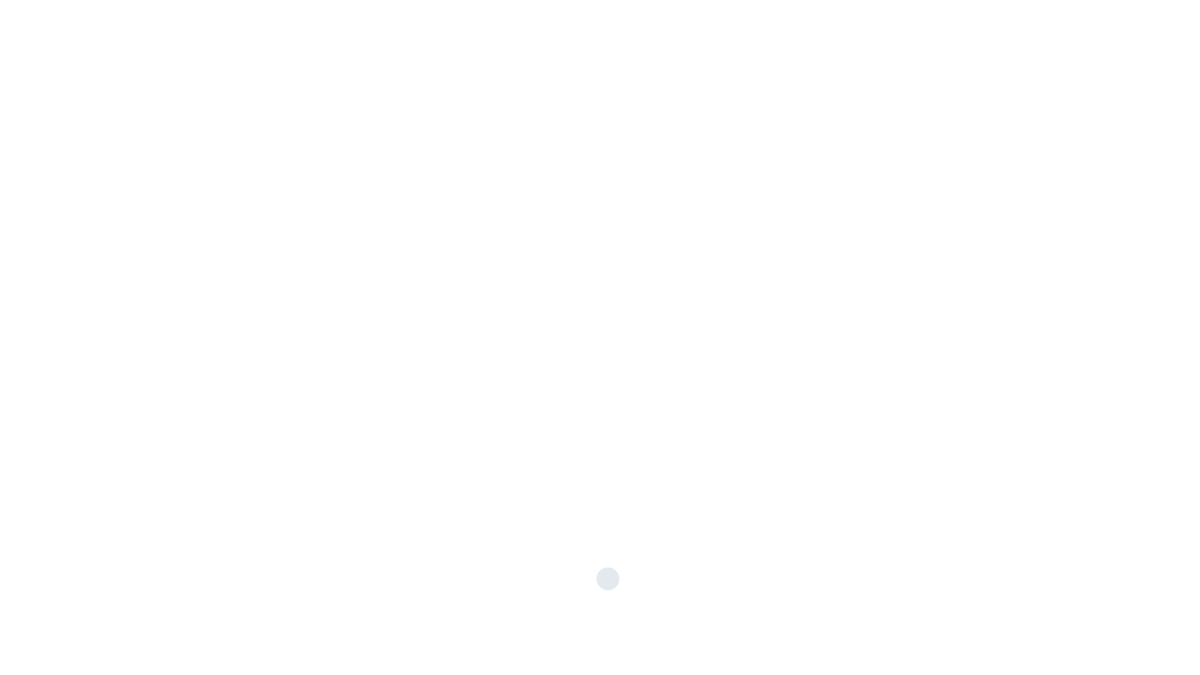
Frame 1 (no input)
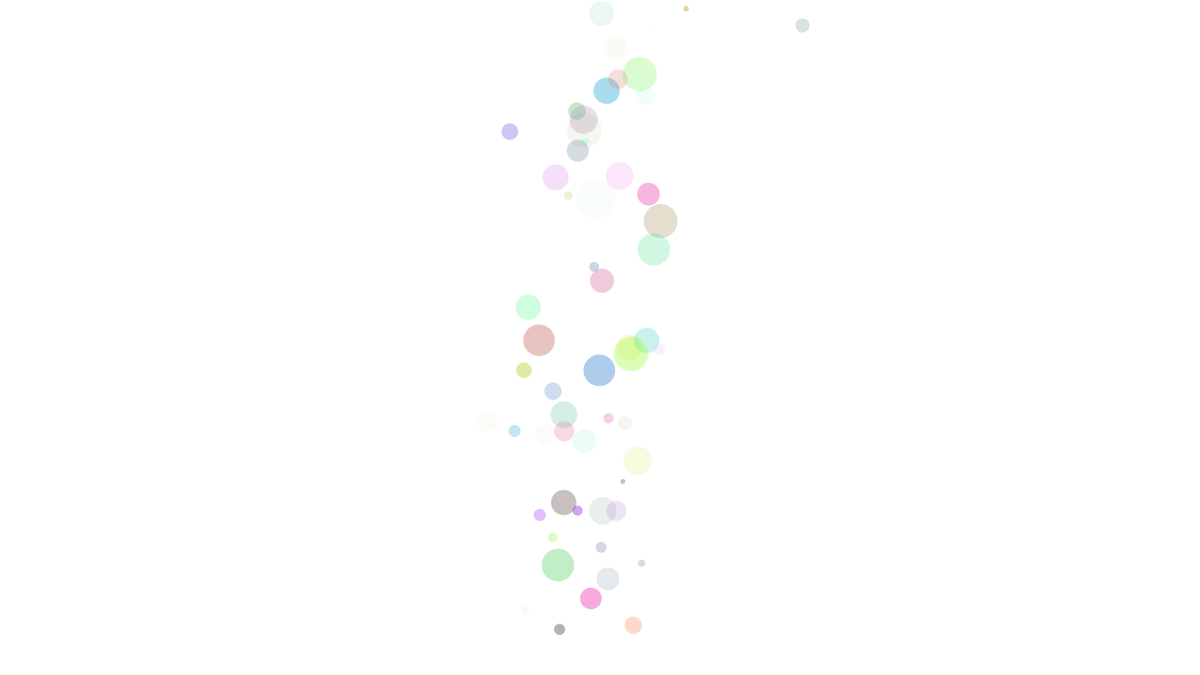
Frame 60 (the mouse pressed at the canvas centre just before this capture)
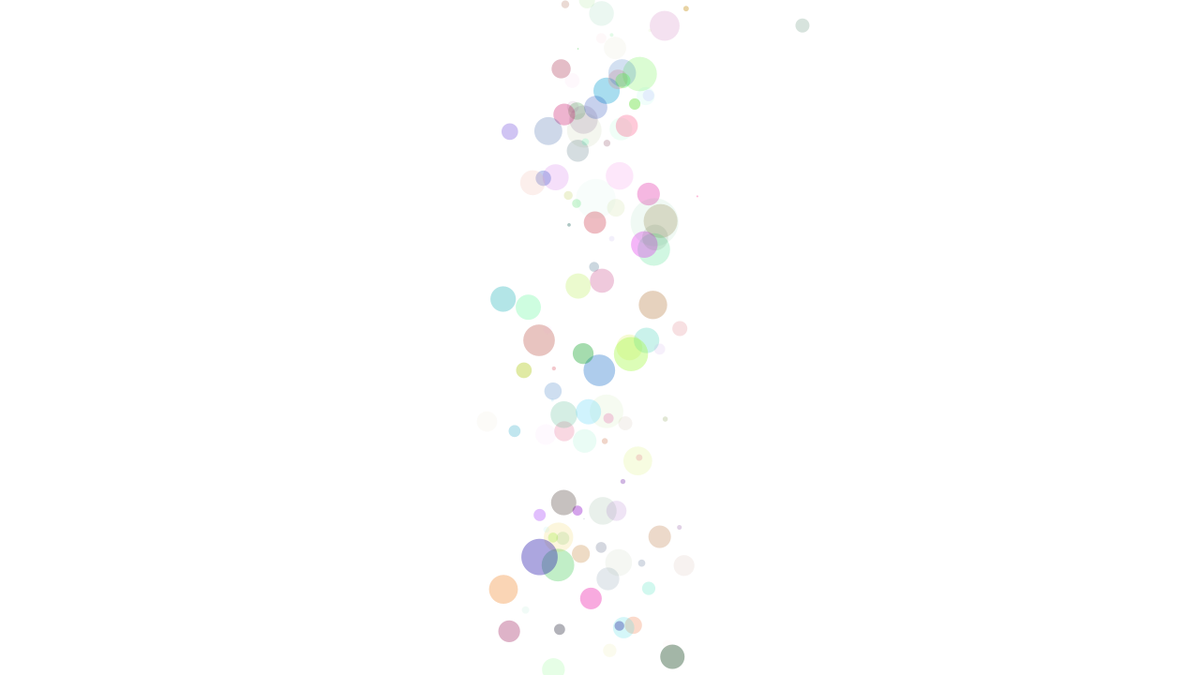
Frame 120 (the mouse held since frame 60 and released just before this capture)

The Processing sketch that drew these frames (run headless with seeded random() and noise(); from frame 60 on, the mouse is pressed at the canvas centre):

// Processing sketch: Answer_for_Quiz_3
// ── Answer_for_Quiz_3.pde
int frameCounter = 0;

void setup() {
  size(1280, 720);
  background(255); // Initial white canvas
}

void draw() {
  // 1. GAUSSIAN X-COORDINATE
  float xStandardDeviation = 60;
  float xMean = width / 2;
  float x = (randomGaussian() * xStandardDeviation) + xMean;

  // 2. UNIFORM Y-COORDINATE
  float y = random(0, height);

  // 3. GAUSSIAN SCALE/THICKNESS
  float sizeStandardDeviation = 10;
  float sizeMean = 20;
  float thickness = (randomGaussian() * sizeStandardDeviation) + sizeMean;

  // 4. RANDOM COLORS
  float r = random(255);
  float g = random(255);
  float b = random(255);
  float a = random(10, 100);

  // RENDERING
  noStroke();
  fill(r, g, b, a);
  circle(x, y, thickness);

  frameCounter++;
  if (frameCounter >= 300) {
    background(255); // Clears the paint
    frameCounter = 0; // Resets the timer
  }
}
